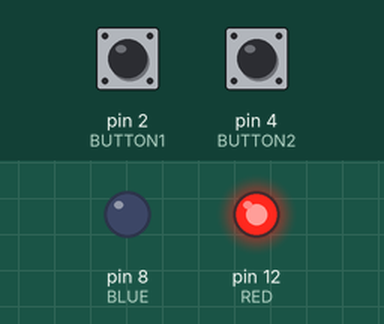
Bench run of a sketch on a simulated Arduino Uno, built with avr-gcc and run on an emulated ATmega328P. Shown: output pins drawn as LEDs (lit = HIGH). Inputs (shaded band) come from the test bench; at power-on: pin 2 (BUTTON1) LOW, pin 4 (BUTTON2) HIGH.

Above: at 1.2 s.
1.3 s: pin 2 (BUTTON1) pulled HIGH for 0.15 s
At 1.37 s:
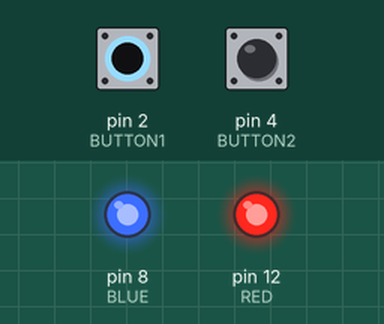
2.9 s: pin 4 (BUTTON2) pulled LOW for 0.15 s
At 2.97 s:
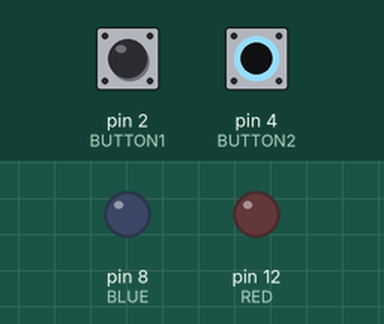
4.5 s: pin 4 (BUTTON2) pulled LOW for 3.2 s
At 8.5 s:
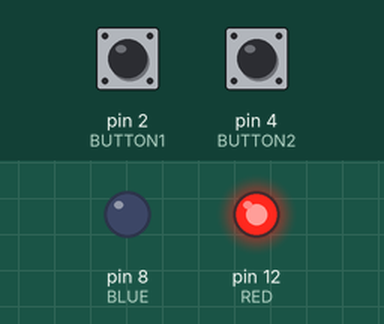
9.2 s: pin 2 (BUTTON1) pulled HIGH for 3.2 s
At 9.7 s:
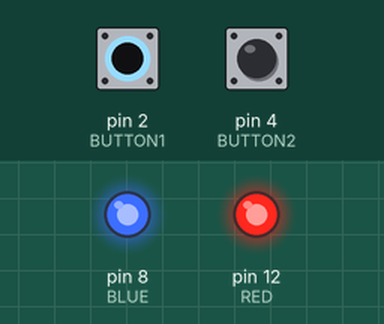
13.9 s: pin 2 (BUTTON1) driven HIGH and pin 4 (BUTTON2) driven LOW
At 14.5 s:
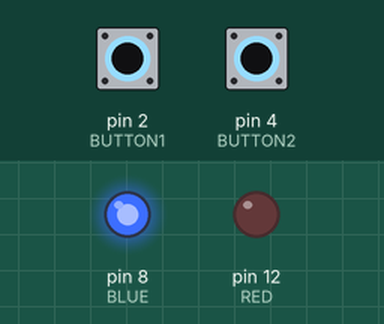
Timing chart, 0 to 16.4 s (numbered marks = the images above; inputs shaded):
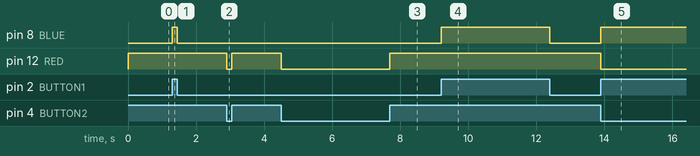

The sketch:

butonodev.ino
```cpp
const int BUTTON1 = 2;
const int BUTTON2 = 4;
const int BLUE = 8;
const int RED = 12;
int BUTTONstate1 = 0;
int BUTTONstate2 = 0;

void setup()
{
pinMode(BUTTON1, INPUT);
pinMode(BUTTON2, INPUT);
pinMode(BLUE, OUTPUT);
pinMode(RED, OUTPUT);
}

void loop()
{
BUTTONstate1 = digitalRead(BUTTON1);
if (BUTTONstate1 == HIGH)
{
digitalWrite(BLUE, HIGH);
}
else{
digitalWrite(BLUE, LOW);
}
BUTTONstate2 = digitalRead(BUTTON2);
if (BUTTONstate2 == LOW)
{
digitalWrite(RED, LOW);
}
else{
digitalWrite(RED, HIGH);
}
}
```

Measured:
- after the input at 1.3 s, pin 8 (BLUE): LOW → HIGH at once, → LOW 0.15 s later
- after the input at 2.9 s, pin 12 (RED): HIGH → LOW at once, → HIGH 0.15 s later
- after the input at 4.5 s, pin 12 (RED): HIGH → LOW at once, → HIGH 3.2 s later
- after the input at 9.2 s, pin 8 (BLUE): LOW → HIGH at once, → LOW 3.2 s later
- after the input at 13.9 s, pin 8 (BLUE): LOW → HIGH at once; pin 12 (RED): HIGH → LOW at once
